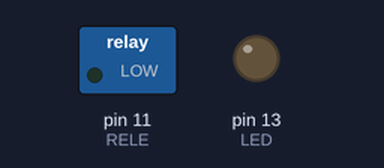
A sketch run on a simulated Arduino Uno, built with avr-gcc and run on an emulated ATmega328P. Parts: switched loads named in the sketch (green lamp = pin HIGH), output pins drawn as LEDs (lit = HIGH).

Above: at 1.0 s.
At 3.0 s:
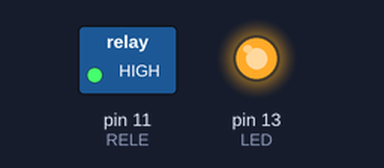
Timing chart, 0 to 5.2 s (numbered marks = the images above):
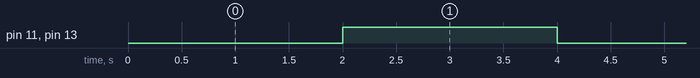

The sketch:

rele.ino
```cpp
// Define o pino "11" onde o relé está conectado
#define RELE 11
// Define o pino "13" onde est´ o LED da placa
#define LED 13

// Função setup é executada apenas uma vez
void setup() {

  // Configura o pino do relé como saída
  pinMode (RELE, OUTPUT);
  // Configura o pino do LED como saída
  pinMode (LED, OUTPUT);

}

/* Essas variáveis são globais pois é necessário
 * manter os valores independente do contexto de
 * execução da função tarefa_1 */
const unsigned long periodo_tarefa_1 = 2000;
unsigned long tempo_tarefa_1 = millis();

//Inicializa o  rele e o LED em LOW
int estado_RELE = LOW;
int estado_LED = LOW;

/* Tarefa que quando o rele esta em LOW passa ele para HIGH e acende
um LED, e quando esta em HIGH vai para LOW e apaga o LED*/
void tarefa_1(){

  unsigned long tempo_atual = millis();

  if(tempo_atual - tempo_tarefa_1 > periodo_tarefa_1) {
    tempo_tarefa_1 = tempo_atual;

    if (estado_RELE == LOW) {
      estado_RELE = HIGH;
      estado_LED = HIGH;
    }
    else {
      estado_RELE = LOW;
      estado_LED = LOW;
    }

   digitalWrite(RELE, estado_RELE);
   digitalWrite(LED, estado_LED);
  }
}

// Função loop é para executar repetidamente o código
void loop(){

tarefa_1();

}
```

Measured:
- by itself, pin 11 (RELE), pin 13 (LED): alternates HIGH for 2.0 s and LOW for 2.0 s
